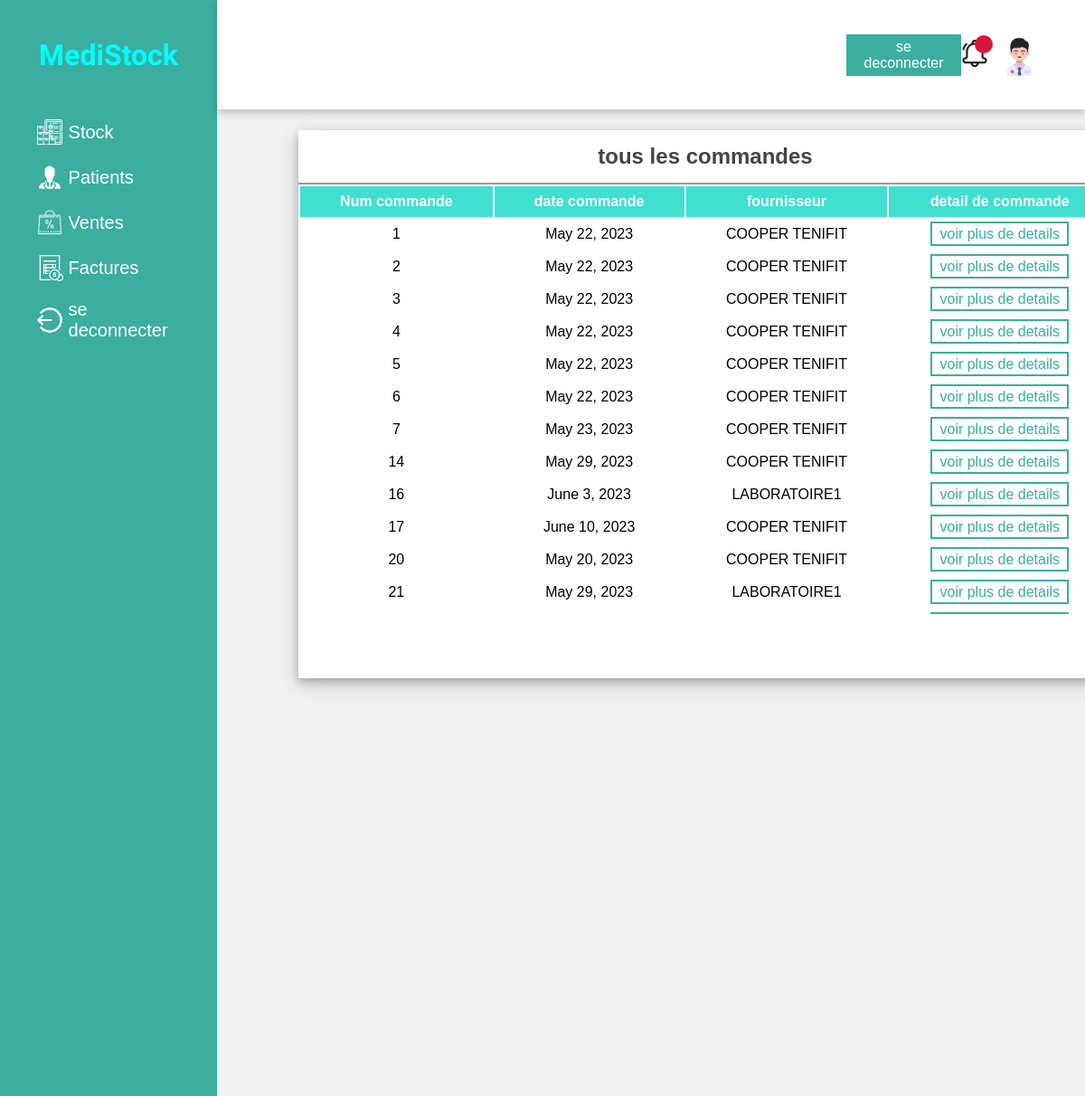
The page /tout_commandes/ on the database its author committed.
### gcommande/models.py (models this page shows, shortened)
class gcommandes(models.Model):
    fournisseur = models.ForeignKey(fournisseur, on_delete=models.CASCADE, null=True)
    adresse_livraison = models.TextField()
    date_commande =models.DateField(default= date.today)
    imprimee = models.BooleanField(default=False)
    annulee = models.BooleanField(default=False)

### gfournisseur/models.py (models this page shows)
class fournisseur(models.Model):
   nom = models.CharField(max_length=100)
   tel = models.IntegerField()
   adress= models.TextField()
   qualite=models.CharField(max_length=100,default='parfite')
   def __str__(self):
        return self.nom

### gcommande/views.py (the view)
# urls.py: path('tout_commandes/', views.tout_commandes, name='tout_commandes'),
def tout_commandes(request):
 cmd =gcommandes.objects.all().filter(annulee='False')
 context = {'cmd': cmd}
 return render(request, 'gcommande/tout_commandes.html',context)

### templates/gcommande/tout_commandes.html (shortened to what this page needs)
{% load static%}
{% include 'parties/nav.html' %}
{% block content %}
<!DOCTYPE html>
<html lang="fr">
<head>
</head>
<body>
 <div class="container">
<div class="content">
        <div class="content-2">
<div class="new-student">
    <div class="title">
        <h2> tous les commandes</h2>
    </div>
    <div class="table-container2">
    <table>
        <tr>
            <th>Num commande</th>
            <th>date commande </th>
            <th>fournisseur</th>
            <th>detail de commande</th>
        </tr>
        {% for x in cmd %}
        <tr>
            <td> {{x.id }}</td>
            <td>{{x.date_commande}}</td>
            <td>{{x.fournisseur}}</td>
           <td> <a href="{% url 'afficher_commande' commande_id=x.id %}" class="btn1">voir plus de details</a> </td>
        </tr>
        {% endfor  %}
    </table>
</div>
</div>
    </div>
</div>
 </div>
</body>
</html>
{% endblock content %}

### templates/parties/nav.html (style rules this page uses)
* { padding: 0; margin: 0; box-sizing: border-box; font-family: 'Poppins',sans-serif; }
body { min-height: 100vh; }
a { text-decoration: none; }
h1,h2 { color: #444; }

### templates/gcommande/tout_commandes.html (style rules this page uses)
* { padding: 0; margin: 0; box-sizing: border-box; font-family: 'Poppins',sans-serif; }
body { min-height: 100vh; }
a { text-decoration: none; }
h1,h2 { color: #444; }
.container { position: absolute; right: 0; width: 80vw; height: 100vh; background: #f1f1f1; }
.btn1 { color: #3baea0; background: rgb(255, 255, 255); padding: 3px 8px; border: 2px solid #3baea0; }
.container .content { position: relative; margin-top: 10vh; min-height: 90vh; background: #f1f1f1; }
.container .content .content-2 { min-height: 60vh; display: flex; justify-content: space-around; align-items: flex-start; flex-wrap: wrap; }
.container .content .content-2 .new-student { flex: 3; background: white; min-height: 50vh; margin: 23px 90px; box-shadow: 0 4px 8px 0 rgba(0,0,0,0.2),0 6px 20px 0 rgba(0,0,0,0.19); display: flex; flex-direction: column; }
.title { display: flex; align-items: center; justify-content: space-around; padding: 15px 10px; border-bottom: 2px solid #999; }
th,td { text-align: center; padding: 8px 36px; }
table { width: 900px; }
table th { color: white; background:#40E0D0; position: sticky; top: 0; }
.table-container2 { height: 475px; overflow: auto; }

### rows shown on the page
gcommandes: id "1", date_commande "May 22, 2023", fournisseur "COOPER TENIFIT"
gcommandes: id "2", date_commande "May 22, 2023", fournisseur "COOPER TENIFIT"
gcommandes: id "3", date_commande "May 22, 2023", fournisseur "COOPER TENIFIT"
gcommandes: id "4", date_commande "May 22, 2023", fournisseur "COOPER TENIFIT"
gcommandes: id "5", date_commande "May 22, 2023", fournisseur "COOPER TENIFIT"
gcommandes: id "6", date_commande "May 22, 2023", fournisseur "COOPER TENIFIT"
gcommandes: id "7", date_commande "May 23, 2023", fournisseur "COOPER TENIFIT"
gcommandes: id "14", date_commande "May 29, 2023", fournisseur "COOPER TENIFIT"
gcommandes: id "16", date_commande "June 3, 2023", fournisseur "LABORATOIRE1"
gcommandes: id "17", date_commande "June 10, 2023", fournisseur "COOPER TENIFIT"
gcommandes: id "20", date_commande "May 20, 2023", fournisseur "COOPER TENIFIT"
gcommandes: id "21", date_commande "May 29, 2023", fournisseur "LABORATOIRE1"
